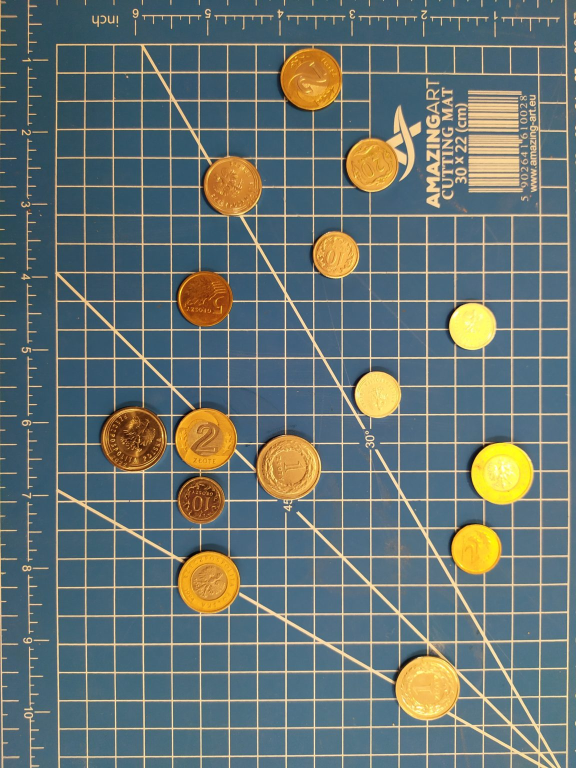
#> input picture images_NOT-USED/coins_1.jpg, 1152 x 1536 px, given in place of the camera (shown at 1/2 size)
$ python main.py
#> lines starting #> are read from the running program, lines starting #| are printed output that depends on the picture; after the words box and inside, x2 and y2 are one past the last pixel; in counts of white or black regions, pixels touching at a corner belong together
#> further down, frame is the input picture: shape (1536, 1152, 3); mean B, G, R 115, 115.9, 102.7
import cv2
import numpy as np
import cvzone

# =============================================
# === Camera <> coins distance = 16cm =========
# =============================================

one_grosz_size = 3310
ten_grosz_size = 4033
twenty_grosz_size = 5021
fifty_grosz_size  = 6000
one_zloty_size = 7900
two_zloty_size = 7100
five_zloty_size = 8550

hysteresis = 350

total_amount = 0
total_money = 0

cannyThreshWindows = "cannyThreshWindow"
coinAdjustWindow = "coinAdjustWindow"

#====== Flag for mode changing =========
differentiate_coins = 1
#=======================================

coin_denomination = 0.2

# ====================================
# === Debug only =====================
# ====================================

is_debug = 1

def AdjustCannyThresholdsWindow():
    cv2.namedWindow(cannyThreshWindows)
    cv2.resizeWindow(cannyThreshWindows, 640,240)
    cv2.createTrackbar('Threshold_1', cannyThreshWindows, 50, 255, lambda x:0)
    cv2.createTrackbar('Threshold_2', cannyThreshWindows, 100, 255, lambda x:0)

def AdjustCoinSizesWindow():
    cv2.namedWindow(coinAdjustWindow)
    cv2.resizeWindow(coinAdjustWindow, 400,400)
    cv2.createTrackbar('one_gr', coinAdjustWindow, 0, 10000, lambda x:0)
    cv2.createTrackbar('two_gr', coinAdjustWindow, 0, 10000, lambda x:0)
    cv2.createTrackbar('five_gr', coinAdjustWindow, 0, 10000, lambda x:0)
    cv2.createTrackbar('ten_gr', coinAdjustWindow, 0, 10000, lambda x:0)
    cv2.createTrackbar('twenty_gr', coinAdjustWindow, 0, 10000, lambda x:0)
    cv2.createTrackbar('fifty_gr', coinAdjustWindow, 0, 10000, lambda x:0)
    cv2.createTrackbar('one_zl', coinAdjustWindow, 0, 10000, lambda x:0)
    cv2.createTrackbar('two_zl', coinAdjustWindow, 0, 10000, lambda x:0)
    cv2.createTrackbar('five_zl', coinAdjustWindow, 0, 10000, lambda x:0)

def AdjustCoinSizes():
    global one_grosz_size
    global two_grosz_size
    global five_grosz_size
    global ten_grosz_size
    global twenty_grosz_size
    global fifty_grosz_size
    global one_zloty_size
    global two_zloty_size
    global five_zloty_size

    one_grosz_size = cv2.getTrackbarPos("one_gr", coinAdjustWindow)
    two_grosz_size = cv2.getTrackbarPos("two_gr", coinAdjustWindow)
    five_grosz_size = cv2.getTrackbarPos("five_gr", coinAdjustWindow)
    ten_grosz_size = cv2.getTrackbarPos("ten_gr", coinAdjustWindow)
    twenty_grosz_size = cv2.getTrackbarPos("twenty_gr", coinAdjustWindow)
    fifty_grosz_size  = cv2.getTrackbarPos("fifty_gr", coinAdjustWindow)
    one_zloty_size = cv2.getTrackbarPos("one_zl", coinAdjustWindow)
    two_zloty_size = cv2.getTrackbarPos("two_zl", coinAdjustWindow)
    five_zloty_size = cv2.getTrackbarPos("five_zl", coinAdjustWindow)

if is_debug:
    AdjustCannyThresholdsWindow()
    AdjustCoinSizesWindow()


# ====================================
# ====================================
# ====================================

def PreProcessing(_img):
    prep_img = cv2.GaussianBlur(_img, (123,123), 3)
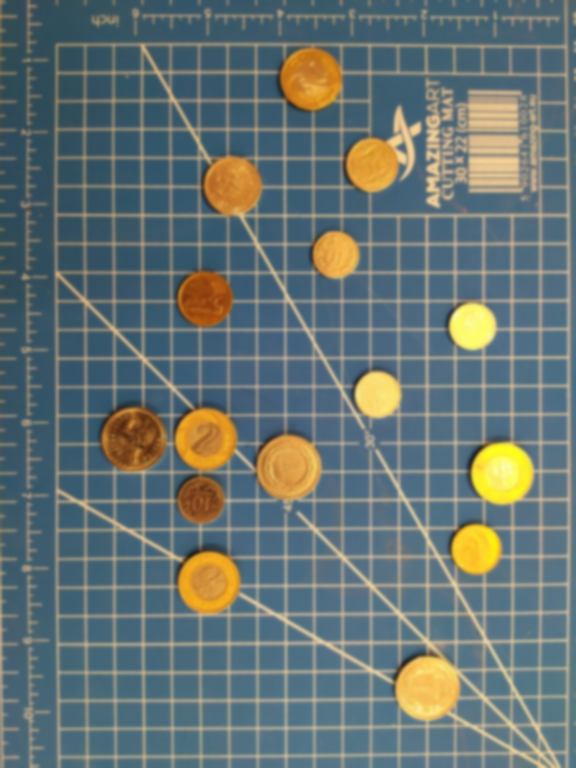
#> prep_img: shape (1536, 1152, 3) (shown at 1/2 size); mean B, G, R 115, 115.9, 102.7
    if is_debug:
        thresh_1 = cv2.getTrackbarPos("Threshold_1", cannyThreshWindows)
        thresh_2 = cv2.getTrackbarPos("Threshold_2", cannyThreshWindows)
        AdjustCoinSizes()
    else:
        thresh_1 = 50
        thresh_2 = 100
    prep_img = cv2.Canny(prep_img, thresh_1, thresh_2)
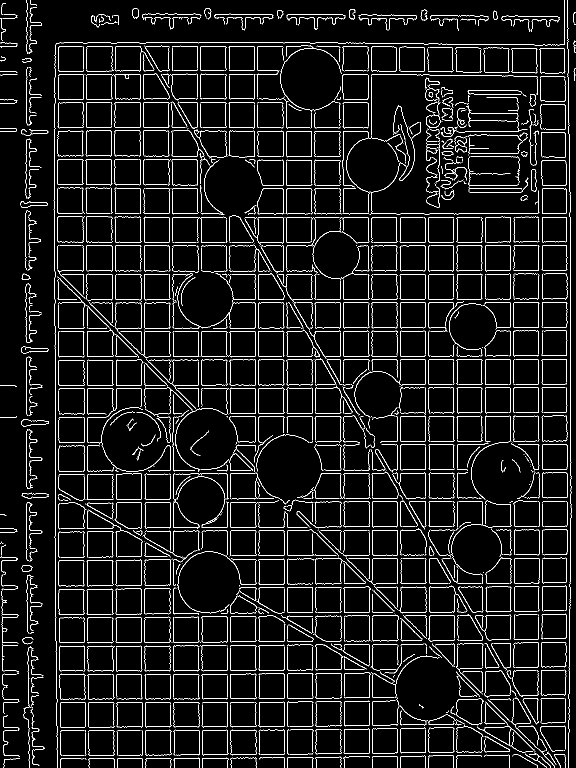
#> prep_img: shape (1536, 1152) (shown at 1/2 size); 6.1% white in thin lines or dots
    kernel = np.ones((3,3), np.uint8)
    prep_img = cv2.dilate(prep_img, kernel, iterations=1)
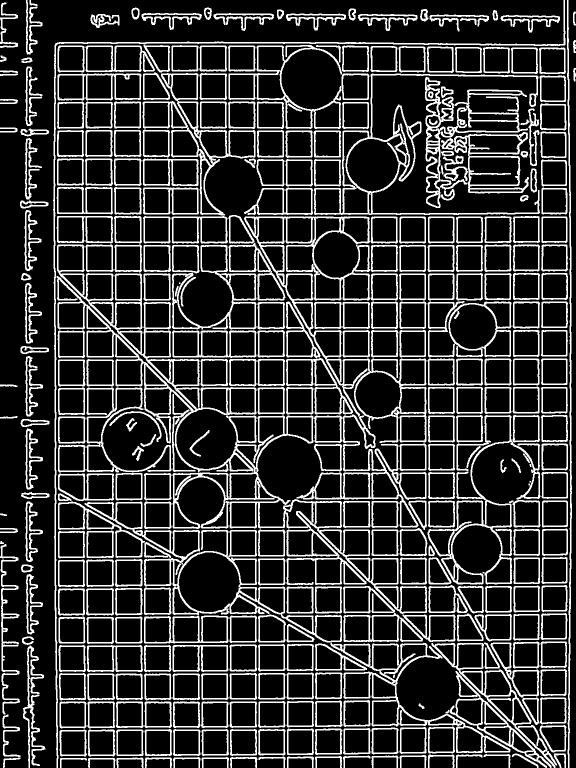
#> prep_img: shape (1536, 1152) (shown at 1/2 size); 19.7% white; 352 white regions (3 under 20 px), largest, box (x1, y1, x2, y2) and area: (113, 489, 854, 1228) 32207, (488, 433, 853, 1055) 19942, (169, 1003, 684, 1285) 9786
    cv2.morphologyEx(prep_img, cv2.MORPH_CLOSE, kernel)
    return prep_img

def IdentifyCoin(_coin_size):
    if one_grosz_size - hysteresis < area < one_grosz_size + hysteresis:
        return 0.01
    if ten_grosz_size - hysteresis < area < ten_grosz_size + hysteresis:
        return 0.10
    if twenty_grosz_size - hysteresis < area < twenty_grosz_size + hysteresis:
        return 0.20
    if fifty_grosz_size - hysteresis < area < fifty_grosz_size + hysteresis:
        return 0.50
    if one_zloty_size - hysteresis < area < one_zloty_size + hysteresis:
        return 1
    if two_zloty_size - hysteresis < area < two_zloty_size + hysteresis:
        return 2
    if five_zloty_size - hysteresis < area < five_zloty_size + hysteresis:
        return 5
    return 0

vid = cv2.VideoCapture(1)

if not vid.isOpened():
    print("Could not open video capture device. Exiting...")
    exit(1)

while True:

    total_amount = 0
    total_money = 0

    is_success, frame = vid.read()

    prep_frame = PreProcessing(frame)

#> (the run stopped early here; a loop or call above may not have finished)
